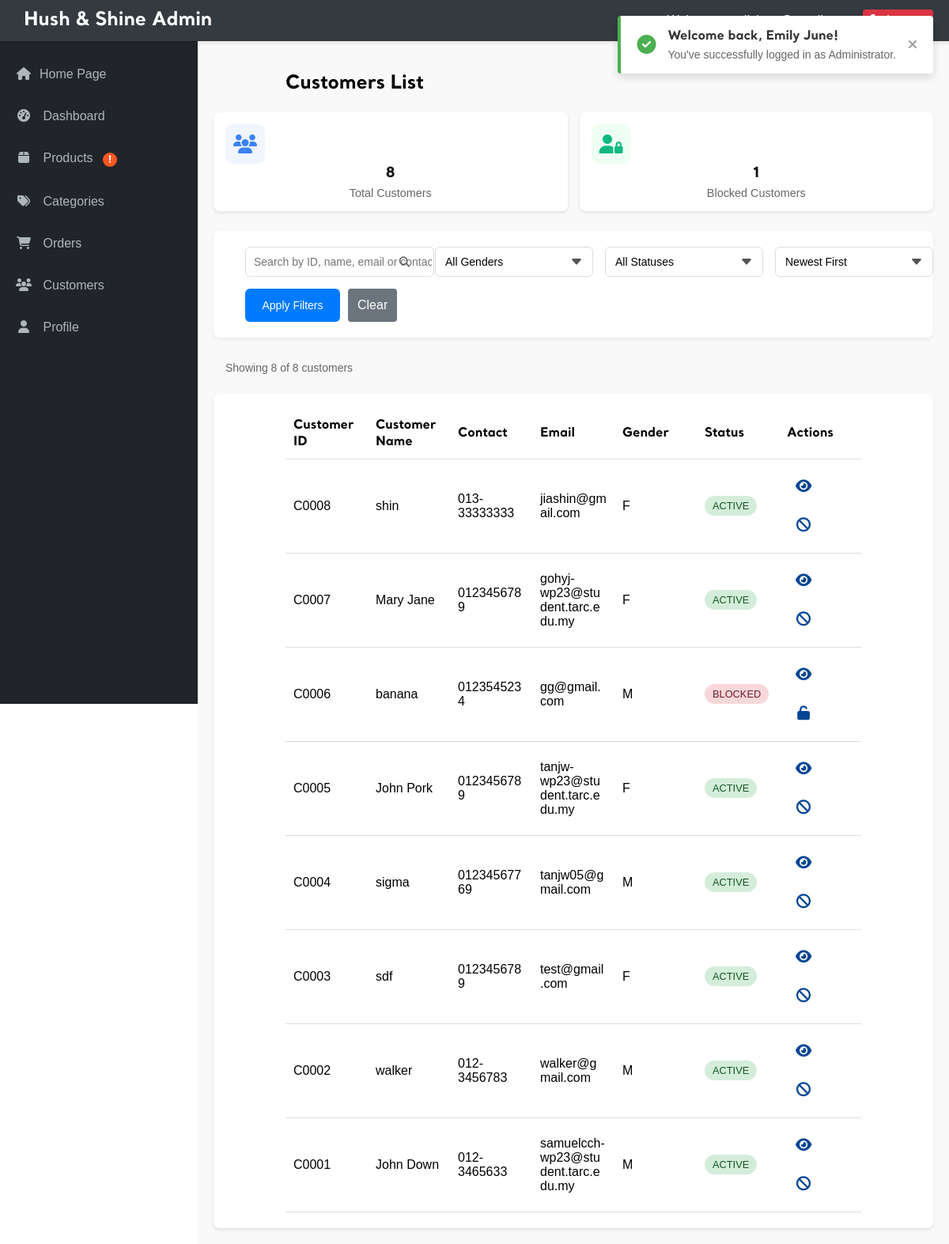
Page /admin/admin_customer.php (signed in) on the earlier database version.
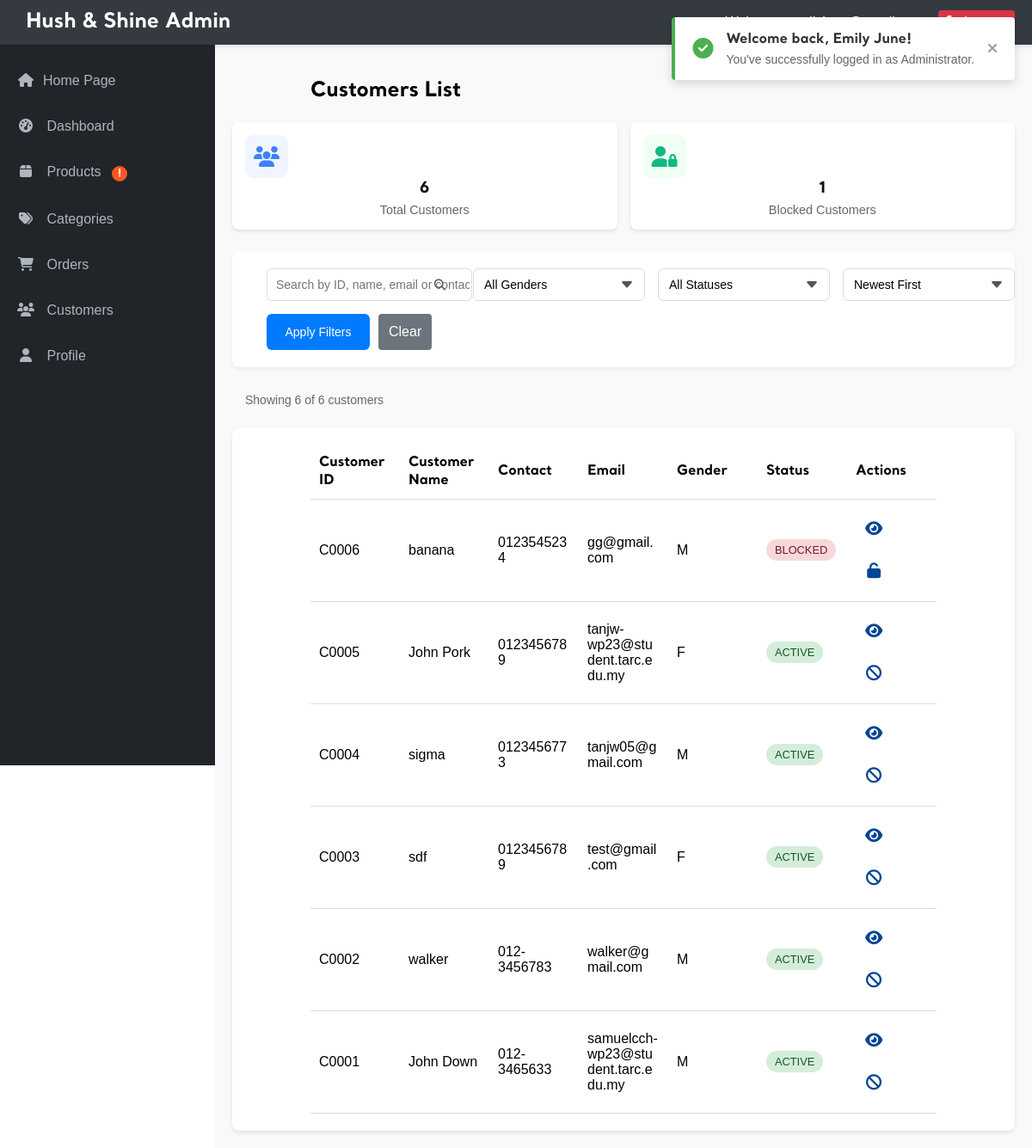
Same page on the later database version.
### tables this page shows
CREATE TABLE `customer` (
  `cust_id` char(5) NOT NULL,
  `cust_name` varchar(50) NOT NULL,
  `cust_contact` varchar(13) NOT NULL,
  `cust_email` varchar(50) NOT NULL,
  `cust_gender` char(1) NOT NULL,
  `cust_password` varchar(100) NOT NULL,
  `cust_photo` varchar(100) NOT NULL,
  `status` enum('active','blocked') DEFAULT 'active',
  `blocked_until` datetime DEFAULT NULL,
  `block_reason` varchar(255) DEFAULT NULL
);

### admin/admin_customer.php (the view, shortened to what the changed rows need)
<?php
require_once '../_base.php';
include '../_head.php';
$page = isset($_GET['page']) ? (int)$_GET['page'] : 1;
$itemsPerPage = 10;
$offset = ($page - 1) * $itemsPerPage;
$sortBy = isset($_GET['sort']) ? $_GET['sort'] : 'newest';
$where = [];
$params = [];
$whereClause = !empty($where) ? ' WHERE ' . implode(' AND ', $where) : '';
$orderBy = match($sortBy) {
    'name_asc' => 'cust_name ASC',
    'name_desc' => 'cust_name DESC',
    'oldest' => 'cust_id ASC',
    default => 'cust_id DESC'
};
try {
    $countQuery = "SELECT COUNT(*) FROM customer" . $whereClause;
    $stmt = $_db->prepare($countQuery);
    $stmt->execute($params);
    $totalItems = $stmt->fetchColumn();
} catch (PDOException $e) {
    echo "Database error: " . $e->getMessage();
    exit;
}
try {
    $query = "SELECT cust_id, cust_name, cust_contact, cust_email, cust_gender, status, blocked_until
             FROM customer"
             . $whereClause .
             " ORDER BY " . $orderBy .
             " LIMIT " . $itemsPerPage . " OFFSET " . $offset;
    $stmt = $_db->prepare($query);
    $stmt->execute($params);
    $customers = $stmt->fetchAll(PDO::FETCH_ASSOC);
} catch (PDOException $e) {
    echo "Database error: " . $e->getMessage();
    exit;
}
try {
    $statsQuery = $_db->query("SELECT
        COUNT(*) as total_customers,
        SUM(CASE WHEN status = 'blocked' THEN 1 ELSE 0 END) as blocked_customers
        FROM customer");
    $stats = $statsQuery->fetch(PDO::FETCH_ASSOC);
} catch (PDOException $e) {
    $stats = ['total_customers' => 0, 'blocked_customers' => 0];
}
?>
<main class="admin-main">
    <div class="admin-title">
        <h2>Customers List</h2>
    </div>
    <div class="stats-cards">
        <div class="stat-card">
            <div class="stat-info">
                <div class="stat-value"><?= number_format($stats['total_customers']) ?></div>
                <div class="stat-label">Total Customers</div>
            </div>
        </div>
    </div>
    <div class="product-info-bar">
        <div class="product-count">
            Showing <?= count($customers) ?> of <?= $totalItems ?> customers
        </div>
    </div>
    <div class="table-responsive">
        <table class="admin-table">
            <thead>
                <tr>
                    <th>Customer ID</th>
                    <th>Customer Name</th>
                    <th>Contact</th>
                    <th>Email</th>
                    <th>Gender</th>
                    <th>Status</th>
                    <th>Actions</th>
                </tr>
            </thead>
            <tbody>
                <?php if (count($customers) > 0): ?>
                    <?php foreach ($customers as $customer): ?>
                        <tr>
                            <td><?= htmlspecialchars($customer['cust_id']) ?></td>
                            <td><?= htmlspecialchars($customer['cust_name']) ?></td>
                            <td><?= htmlspecialchars($customer['cust_contact']) ?></td>
                            <td><?= htmlspecialchars($customer['cust_email']) ?></td>
                            <td><?= htmlspecialchars($customer['cust_gender']) ?></td>
                            <td>
                                <?php if ($customer['status'] === 'blocked'): ?>
                                    <span class="status-badge blocked" title="Blocked until: <?= date('F j, Y g:i A', strtotime($customer['blocked_until'])) ?>">
                                        Blocked
                                    </span>
                                <?php else: ?>
                                    <span class="status-badge active">Active</span>
                                <?php endif; ?>
                            </td>
                            <td class="actions">
                                <a href="view_customer.php?id=<?= $customer['cust_id'] ?>" class="btn" title="View Customer">
                                    <i class="fas fa-eye"></i>
                                </a>
                                <a href="view_customer.php?id=<?= $customer['cust_id'] ?>" class="btn <?= $customer['status'] === 'blocked' ? 'btn-warning' : 'btn-danger' ?>" title="<?= $customer['status'] === 'blocked' ? 'Manage Block Status' : 'Block Customer' ?>">
                                    <i class="fas <?= $customer['status'] === 'blocked' ? 'fa-unlock' : 'fa-ban' ?>"></i>
                                </a>
                            </td>
                        </tr>
                    <?php endforeach; ?>
                <?php else: ?>
                    <tr>
                        <td colspan="7">No customers found</td>
                    </tr>
                <?php endif; ?>
            </tbody>
        </table>
    </div>
</main>

Differences in the rows shown:
removed customer: cust_id "C0008", cust_name "shin", cust_contact "013-33333333", cust_email "jiashin@gmail.com", cust_gender "F", status "ACTIVE"
removed customer: cust_id "C0007", cust_name "Mary Jane", cust_contact "0123456789", cust_email "gohyj-wp23@student.tarc.edu.my", cust_gender "F", status "ACTIVE"
changed customer "sigma": cust_contact "01234567769" → "0123456773"
Other differences:
$stats['total_customers']: "8" → "6"
count($customers): "8" → "6"
$totalItems: "8" → "6"
